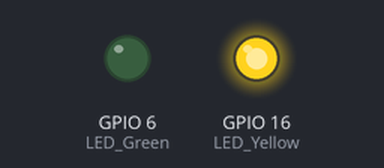
Simulated run of this program. Board: Raspberry Pi (BCM pin numbers). Shown: output pins drawn as LEDs (lit = HIGH).

Above: at 0.6 s.
At 2.4 s:
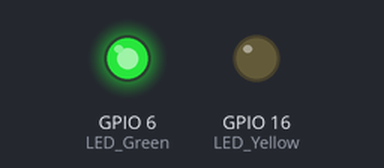
At 3.6 s:
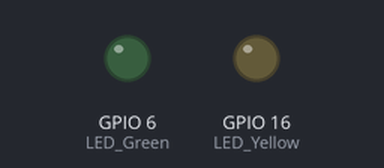
Timing chart, 0 to 5.9 s (numbered marks = the images above):
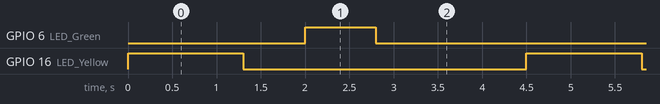

Measured:
- by itself, GPIO 6 (LED_Green): alternates HIGH for 0.80 s and LOW for 3.7 s
- by itself, GPIO 16 (LED_Yellow): alternates HIGH for 1.3 s and LOW for 3.2 s
- by itself, everything shown: repeats every 4.5 s, in 4 steps

The program:

Opdracht_3c.py
```python
import RPi.GPIO as GPIO
import time

LED_Yellow = 16
LED_Green = 6

GPIO.setmode(GPIO.BCM)
GPIO.setup(LED_Yellow, GPIO.OUT)
GPIO.setup(LED_Green, GPIO.OUT)

#Methode voor het gele LED lampje
def Yellow_blink():
    #Gaat aan
    GPIO.output(LED_Yellow, GPIO.HIGH)
    #Blijf aan voor 1.3 seconde
    time.sleep(1.3)
    #Gaat weer uit
    GPIO.output(LED_Yellow, GPIO.LOW)
    #Blijft uit voor 0.7 seconde
    time.sleep(0.7)

#Methode voor het groene ledje, werkt hetzelfde als de methode hier boven
def Green_blink():
    GPIO.output(LED_Green, GPIO.HIGH)
    time.sleep(0.8)
    GPIO.output(LED_Green, GPIO.LOW)
    time.sleep(1.7)

#Beide methode worden aangesproken in de while loop
while True:
    #De loop begint bij de eerste methode, deze wordt volledig doorlopen
    #voordat de tweede methode wordt uitgevoerd
    Yellow_blink()
    Green_blink()
```
